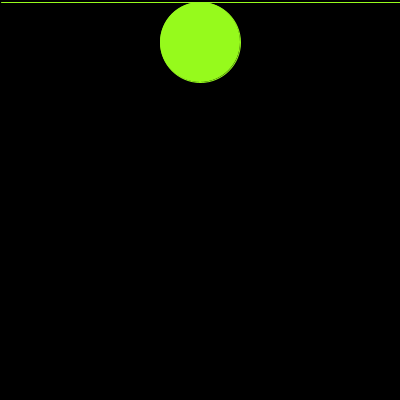
Frame 1 (no input)
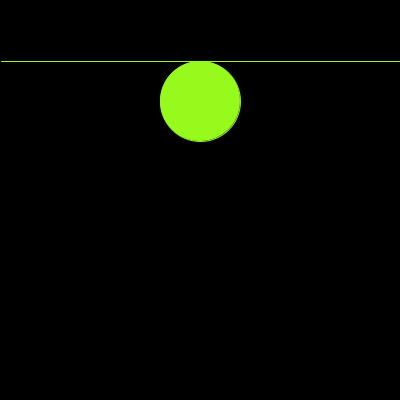
Frame 60 (the mouse pressed at the canvas centre just before this capture)
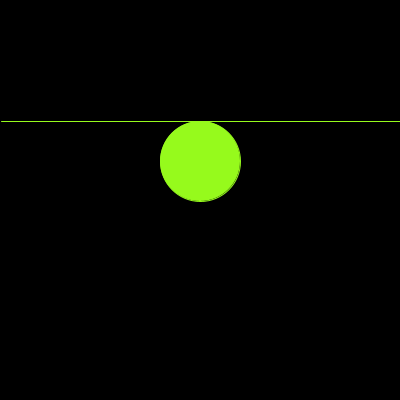
Frame 120 (the mouse held since frame 60 and released just before this capture)

The Processing sketch that drew these frames (run headless with seeded random() and noise(); from frame 60 on, the mouse is pressed at the canvas centre):

// Processing sketch: ejercicio19
// ── ejercicio19.pde
int linea, aux;

void setup(){
  size(400, 400);
  linea = 1;
  aux = 1;
}

void draw(){
  background(0);
  for(int i = 0; i < 1; i++){
    linea = linea + aux;
    stroke(150, 250, 28);
    line(aux, linea, width, linea);
    fill(150, 250, 28);
    ellipse(width/2, linea+40, 80, 80);
  }
  if(linea>=height || linea<=0){
    aux *= -1;
  }

}
